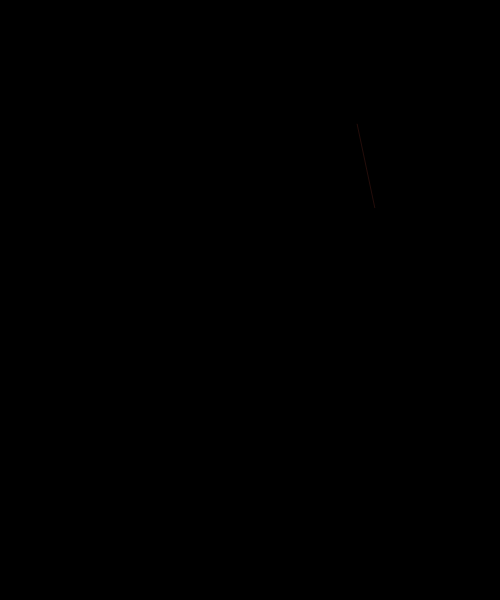
Frame 1 (no input)
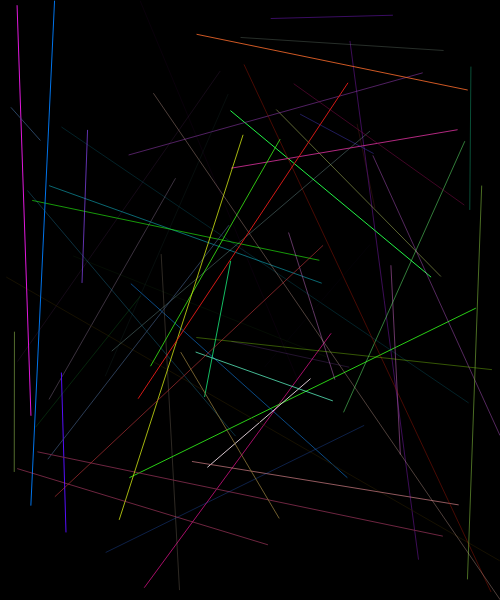
Frame 60 (no input)
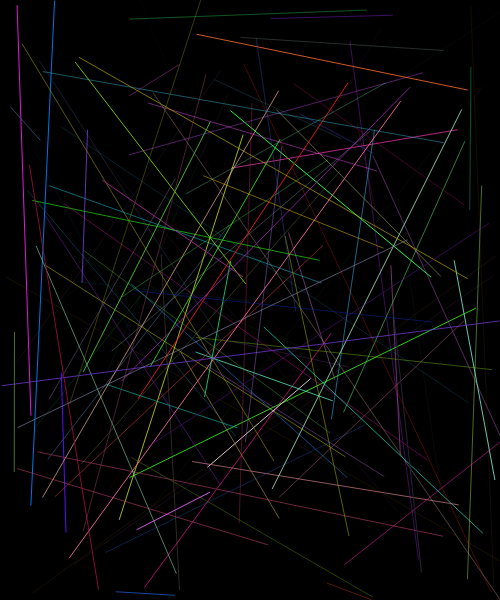
Frame 120 (the mouse pressed at the canvas centre since frame 60)

The p5.js sketch that drew these frames (run headless with seeded random() and noise() and a simulated clock; from frame 60 on, the mouse is pressed at the canvas centre):

// p5.js sketch
// ── sketch.js
function setup() {
  createCanvas(500, 600);
  background(0);
}


function draw() {
  //background(0);

  let x1 = random(width);
  let y1 = random(height);
  let x2 = random(width);
  let y2 = random(height);

  stroke(random(255), random(255), random(255), random(255));
  line(x1, y1, x2, y2);
}
